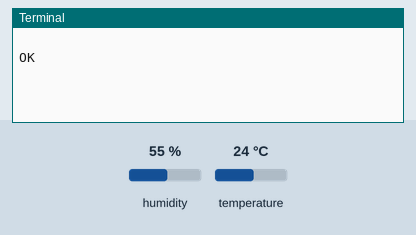
Simulated run of this program. Board: Raspberry Pi (header pin numbers). Parts: the last lines printed to the terminal. Inputs (shaded band) come from the test bench; at power-on: humidity 55 %, temperature 24 °C. The modem accepts every AT command (registered, SIM ready, sends succeed) and sends nothing else.

Above: at 1.2 s.
1.3 s: humidity set to 22 %
At 2.0 s:
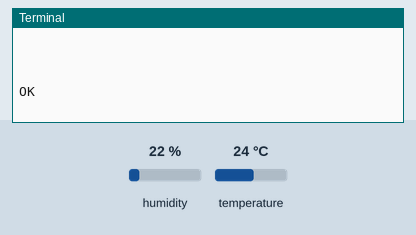
2.8 s: temperature set to 12 °C
At 3.6 s:
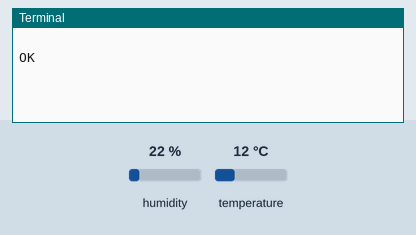
4.3 s: humidity set to 40 %
At 5.2 s:
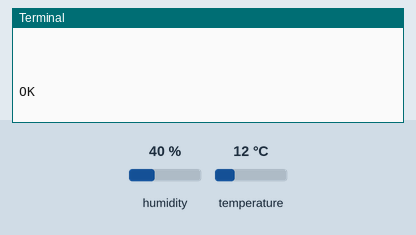
Timing chart, 0 to 7.3 s (numbered marks = the images above; inputs shaded):
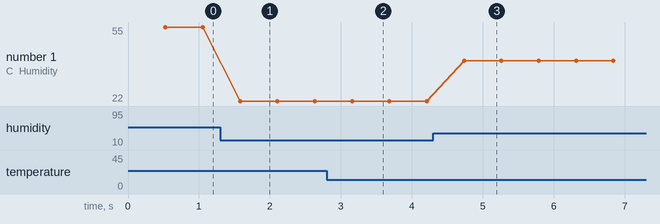

The program:

gps_csv.py
```python
#!/usr/bin/python

import sys
import Adafruit_DHT
import RPi.GPIO as GPIO
import serial
import os, time

GPIO.setmode(GPIO.BOARD)

# Enable Serial Communication
port = serial.Serial("/dev/ttyS0", baudrate=9600, timeout=26)

# Transmitting AT Commands to the Modem
# '\r' indicates the Enter key

try:

	while(1):
		port.write('AT+CGPSPWR=1'+'\r')
                rcv = port.readline()
                print rcv


		port.write('AT+CGPSRST=0'+'\r')
                rcv = port.readline()
                print rcv

		port.write('AT+CGPSINF=32'+'\r')
		gps_output = port.readline()
		print gps_output

		#printing humidity and temprature

		humidity, temperature = Adafruit_DHT.read_retry(11, 4)
		print 'Temp: {0:0.1f} C  Humidity: {1:0.1f} %'.format(temperature, humidity)

except KeyboardInterrupt:
	pass
```

Measured:
- after the input at 1.3 s, the terminal: prints a new line after 0.28 s (image 1)
- after the input at 2.8 s, the terminal: prints a new line after 0.36 s (image 2)
- after the input at 4.3 s, the terminal: prints a new line after 0.44 s (image 3)
- plotted number 1: 55 → 22 after the input at 1.3 s, 22 → 40 after the input at 4.3 s
